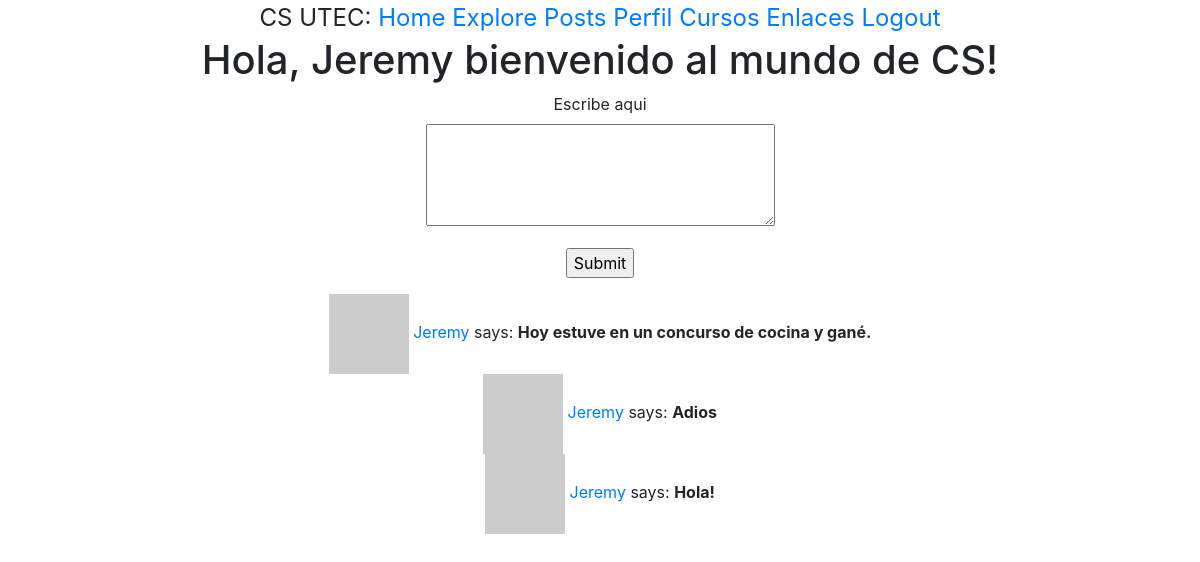
The page /posts (signed in) on the database its author committed.
### app/models.py (models this page shows, shortened)
class User(UserMixin, db.Model):
    id = db.Column(db.Integer, primary_key=True)
    username = db.Column(db.String(70), index = True, unique = True)
    email = db.Column(db.String(90), index = True, unique = True)
    password_hash = db.Column(db.String(110))
    posts = db.relationship('Post', backref='author', lazy='dynamic')
    gender = db.Column(db.String(5))
    about_me = db.Column(db.String(140))
    last_seen = db.Column(db.DateTime, default=datetime.utcnow)
    followed = db.relationship(
        'User', secondary=followers,
        primaryjoin=(followers.c.follower_id == id),
        secondaryjoin=(followers.c.followed_id == id),
        backref=db.backref('followers', lazy='dynamic'), lazy='dynamic')
    def avatar(self, size):
        digest = md5(self.email.lower().encode('utf-8')).hexdigest()
        return 'https://www.gravatar.com/avatar/{}?d=identicon&s={}'.format(digest, size)
    def followed_posts(self):
        followed = Post.query.join(
            followers, (followers.c.followed_id == Post.user_id)).filter(
                followers.c.follower_id == self.id)
        return followed.union(self.posts).order_by(Post.timestamp.desc())

class Post(db.Model):
    id = db.Column(db.Integer, primary_key=True)
    body = db.Column(db.String(140))
    timestamp = db.Column(db.DateTime, index=True, default=datetime.utcnow)
    user_id = db.Column(db.Integer, db.ForeignKey('user.id'))

### app/routes.py (the view)
@app.route('/posts', methods=['GET','POST'])
@login_required
def posts():
    form=PostForm()
    if form.validate_on_submit():
        post = Post(body=form.post.data, author=current_user)
        db.session.add(post)
        db.session.commit()
        flash('Enhorabuena! Haz hecho un post!')
        return redirect(url_for('posts'))
    posts = current_user.followed_posts().all()
    return render_template("posts.html", title="Escribe algo!", form=form, posts=posts)

### app/forms.py
class PostForm(FlaskForm):
    post = TextAreaField('Escribe aqui', validators=[
        DataRequired(), Length(min=1, max=200)])
    submit = SubmitField('Submit')

### app/models.py (called while the page is built)
@login.user_loader
def load_user(id):
    return User.query.get(int(id))

### app/routes.py (called while the page is built)
@app.before_request
def before_request():
    if current_user.is_authenticated:
        current_user.last_seen = datetime.utcnow()
        db.session.commit()

### app/templates/posts.html (shortened to what this page needs)
{% extends "base.html" %}
{% block content %}
    {% if current_user.is_authenticated %}
	    {% if current_user.gender=='M' %}
		    <h1>Hola, {{ current_user.username }} bienvenido al mundo de CS!</h1>
	    {% else %}
		    <h1>Hola, {{ current_user.username }} bienvenida al mundo de CS!</h1>
	    {% endif %}
    {% else %}
        <h1>Descrube mundo de la computacion!</h1>
    {% endif %}
    {% if form %}
    <form action="" method="post">
        <p>
            {{ form.post.label }}<br>
            {{ form.post(cols=32, rows=4) }}<br>
        </p>
        <p>{{ form.submit() }}</p>
    </form>
    {% endif %}
    {% for post in posts %}
        {% include "_post.html" %}
    {% endfor %}
{% endblock %}

### app/templates/_post.html
  <div class="container text-center">
      <div class="row justify-content-center">
          <div class="col">
                <tr valign="top">
                    {% if post.author != none %}
                    <td><img src="{{ post.author.avatar(36) }}"></td>
                    <td>
                        <a href="{{ url_for('user', username=post.author.username) }}">
                            {{ post.author.username }}
                        </a>
                        says: <b>{{ post.body }}</b>
                    </td>
                    {% endif %}
                </tr>
          </div>
      </div>
  </div>

### rows shown on the page
User: username "Jeremy"
Post: author.username "Jeremy", body "Hoy estuve en un concurso de cocina y gané."
Post: author.username "Jeremy", body "Adios"
Post: author.username "Jeremy", body "Hola!"
